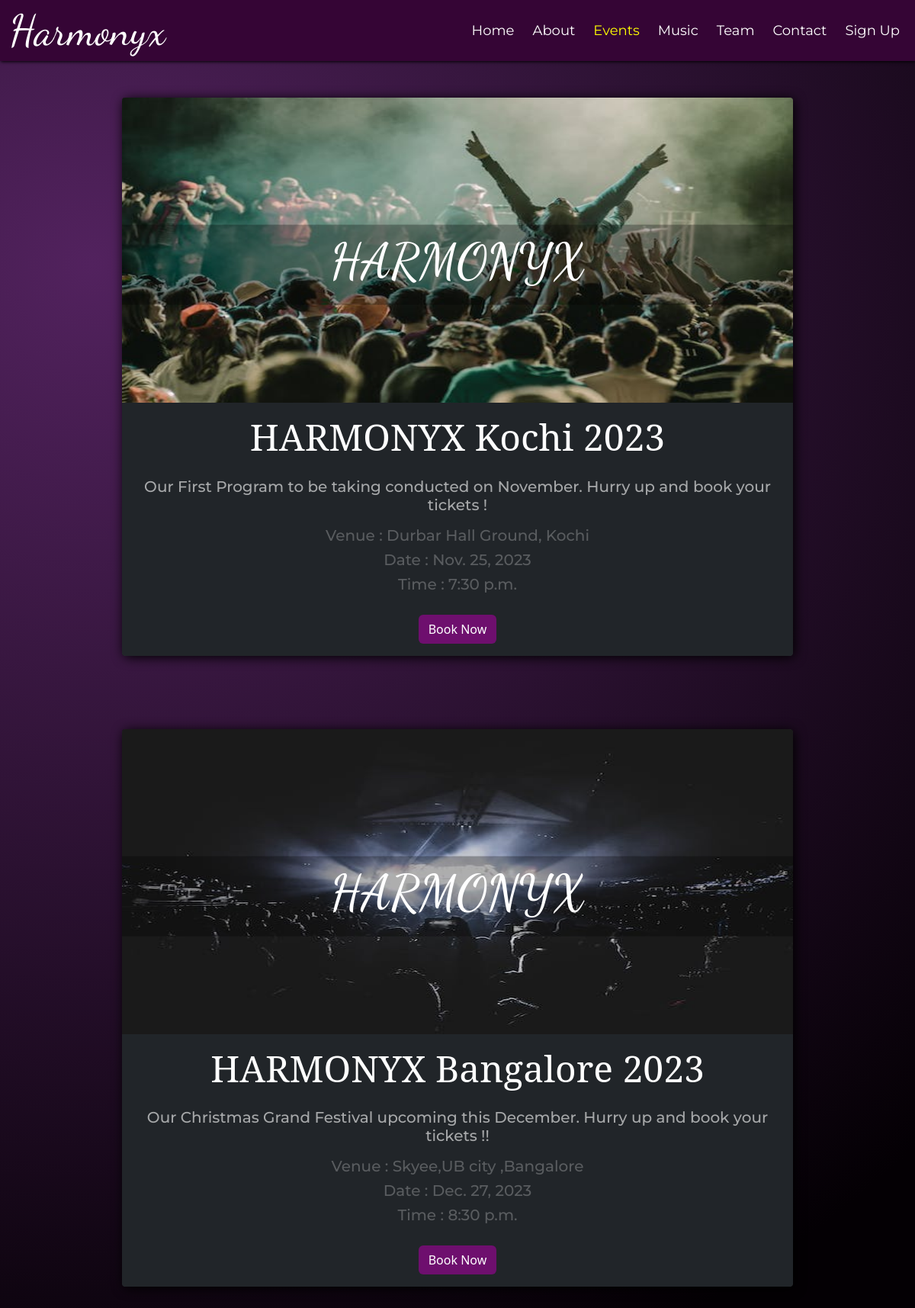
Screenshot of /events/ with the database file from the repository.
### App/models.py (models this page shows, shortened)
class Event(models.Model):
    event_title = models.CharField(max_length = 30, blank = False, null = False)
    event_description = models.CharField(max_length=255)
    event_image = models.ImageField(upload_to='events')
    event_venue = models.CharField(max_length=100, blank=True, null=True)
    event_date = models.DateField()
    event_time = models.TimeField()

### App/views.py (the view)
# urls.py: path('events/', views.events, name = 'events'),
def events(request):
    dict_event = {
        'events': Event.objects.all()
    }
    return render(request, 'App/events.html',dict_event)

### templates/App/events.html (shortened to what this page needs)
{% extends 'App/base.html' %}
{% load static %}
{% block content %}
<body id="eventbody">
<div class="container text-center" id="cardcontainer">
                {% for e in events %}
                <div class="cardcontainer mt-5">
                        <div class="card mb-5 border-0" id="eventcard">
                            <img src="{{e.event_image.url}}" class="card-img-top rounded-top-1" id="eventcardimg" alt="...">
                            <div class="caption">
                                <h1 id="brandname" class="photocaption">HARMONYX</h1>
                            </div>
                            <div class="card-body bg-dark rounded-bottom-1" id="card-body-event">
                              <h5 class="card-title text-white mb-2">{{e.event_title}}</h5>
                              <h5 class="card-text text-white mt-3 mb-3">{{e.event_description}}</h5>
                              <h5 class="card-text text-white opacity-25 mb-2 spot">Venue : {{e.event_venue}}</h5>
                              <h5 class="card-text text-white opacity-25 mb-2 spot">Date : {{e.event_date}}</h5>
                              <h5 class="card-text text-white opacity-25 mb-1 spot">Time : {{e.event_time}}</h5>
                              <br>
                              <a href="{% url 'create_ticket' e.pk %}" class="btn" id="bookbtn">Book Now</a>
                            </div>
                        </div>
                 </div>
                {% endfor %}
</div>
</body>
{% endblock %}

### static/css/style.css (style rules this page uses)
* { margin: 0; padding: 0; box-sizing: border-box; scroll-behavior: smooth; }
:root { --body-color: radial-gradient( circle farthest-corner at 10% 20%, rgb(82, 34, 94) 0%, rgba(4,0,4,1) 90% ); --nav-color: rgb(53, 5, 53); --loginregister-bg: rgba(37, 36, 36, 0.897) }
#brandname { font-family: 'Dancing Script', cursive; }
.card-title { font-family: 'Noto Serif', serif; font-weight: 400; font-size: 3rem; }
#eventcard .card-text { font-family: 'Montserrat', sans-serif; }
.photocaption { font-size: 4rem; }
.caption { position: absolute; top: 30%; left: 50%; transform: translate(-50%, -50%); width: 100%; background: rgba(0, 0, 0, 0.295); color: #fff; padding: 10px; text-align: center; font-size: 3.5rem; }
#eventbody { background-image: var(--body-color); }
#eventcard { width: 55rem; box-shadow: 2px 2px 15px black; }
#eventcard .card-text { opacity: 0.6; }
#eventcardimg { height: 400px; }
#bookbtn { background-color: rgb(110, 15, 110); color: #fff; transition: all 0.3s; }
#cardcontainer { display: flex; flex-direction: column; justify-content: center; align-items: center; }
#card-body-event { display: flex; flex-direction: column; justify-content: start; align-items: center; }

### rows the page displays
Event: event_image (picture), event_title "HARMONYX Kochi 2023", event_description "Our First Program to be taking conducted on November. Hurry up and book your tickets !", event_venue "Durbar Hall Ground, Kochi", event_date "Nov. 25, 2023", event_time "7:30 p.m."
Event: event_image (picture), event_title "HARMONYX Bangalore 2023", event_description "Our Christmas Grand Festival upcoming this December. Hurry up and book your tickets !!", event_venue "Skyee,UB city ,Bangalore", event_date "Dec. 27, 2023", event_time "8:30 p.m."
